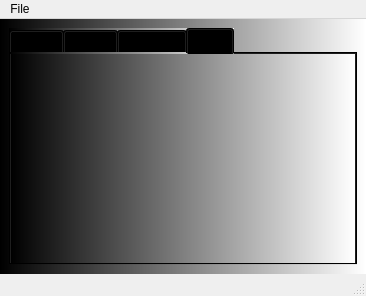
<?xml version="1.0" encoding="UTF-8"?>
<ui version="4.0">
 <class>MainWindow</class>
 <widget class="QMainWindow" name="MainWindow">
  <property name="geometry">
   <rect>
    <x>0</x>
    <y>0</y>
    <width>366</width>
    <height>296</height>
   </rect>
  </property>
  <property name="windowTitle">
   <string>MainWindow</string>
  </property>
  <widget class="QWidget" name="centralwidget">
   <property name="styleSheet">
    <string notr="true">background-color: qlineargradient(spread:pad, x1:0, y1:0, x2:1, y2:0, stop:0 rgba(0, 0, 0, 255), stop:1 rgba(255, 255, 255, 255));</string>
   </property>
   <layout class="QVBoxLayout" name="verticalLayout">
    <item>
     <widget class="QTabWidget" name="tabWidget">
      <property name="styleSheet">
       <string notr="true">background-color: qlineargradient(spread:pad, x1:0, y1:0, x2:1, y2:0, stop:0 rgba(0, 0, 0, 255), stop:1 rgba(255, 255, 255, 255));</string>
      </property>
      <property name="currentIndex">
       <number>3</number>
      </property>
      <widget class="QWidget" name="tab">
       <property name="styleSheet">
        <string notr="true">QWidget{
background-color: rgb(0, 0, 255);
}

QPushButton{
background-color: rgb(255, 255, 255);
}

QPushButton#pushButton_set_label{
background-color: rgb(255, 0, 255);
}
</string>
       </property>
       <attribute name="title">
        <string>Tab 1</string>
       </attribute>
       <widget class="QWidget" name="verticalLayoutWidget">
        <property name="geometry">
         <rect>
          <x>0</x>
          <y>0</y>
          <width>341</width>
          <height>201</height>
         </rect>
        </property>
        <layout class="QVBoxLayout" name="verticalLayout_2">
         <item>
          <widget class="QLabel" name="label">
           <property name="font">
            <font>
             <pointsize>18</pointsize>
            </font>
           </property>
           <property name="text">
            <string>TextLabel</string>
           </property>
           <property name="alignment">
            <set>Qt::AlignCenter</set>
           </property>
          </widget>
         </item>
         <item>
          <layout class="QHBoxLayout" name="horizontalLayout">
           <item>
            <widget class="QPushButton" name="pushButton_clear">
             <property name="text">
              <string>Clear label</string>
             </property>
            </widget>
           </item>
           <item>
            <widget class="QPushButton" name="pushButton_set_label">
             <property name="text">
              <string>Set label</string>
             </property>
            </widget>
           </item>
          </layout>
         </item>
        </layout>
       </widget>
      </widget>
      <widget class="QWidget" name="tab_2">
       <property name="autoFillBackground">
        <bool>false</bool>
       </property>
       <attribute name="title">
        <string>Tab 2</string>
       </attribute>
       <widget class="QPushButton" name="pushButton_convert">
        <property name="geometry">
         <rect>
          <x>260</x>
          <y>180</y>
          <width>75</width>
          <height>23</height>
         </rect>
        </property>
        <property name="styleSheet">
         <string notr="true">background-color: rgb(0, 170, 255);</string>
        </property>
        <property name="text">
         <string>Convert</string>
        </property>
       </widget>
       <widget class="QGroupBox" name="groupBox">
        <property name="geometry">
         <rect>
          <x>10</x>
          <y>69</y>
          <width>321</width>
          <height>101</height>
         </rect>
        </property>
        <property name="styleSheet">
         <string notr="true">background-color: rgb(255, 255, 255);</string>
        </property>
        <property name="title">
         <string>UI and PY conversions</string>
        </property>
        <widget class="QWidget" name="horizontalLayoutWidget">
         <property name="geometry">
          <rect>
           <x>0</x>
           <y>50</y>
           <width>321</width>
           <height>51</height>
          </rect>
         </property>
         <layout class="QHBoxLayout" name="horizontalLayout_2">
          <item>
           <widget class="QLabel" name="label_convert">
            <property name="text">
             <string>&lt;click radio button&gt;</string>
            </property>
           </widget>
          </item>
          <item>
           <widget class="QLineEdit" name="lineEdit"/>
          </item>
          <item>
           <widget class="QToolButton" name="toolButton">
            <property name="text">
             <string>...</string>
            </property>
           </widget>
          </item>
         </layout>
        </widget>
        <widget class="QRadioButton" name="radioButton_ui">
         <property name="geometry">
          <rect>
           <x>10</x>
           <y>20</y>
           <width>82</width>
           <height>17</height>
          </rect>
         </property>
         <property name="text">
          <string>UI to PY</string>
         </property>
        </widget>
        <widget class="QRadioButton" name="radioButton_exe">
         <property name="geometry">
          <rect>
           <x>120</x>
           <y>20</y>
           <width>82</width>
           <height>17</height>
          </rect>
         </property>
         <property name="text">
          <string>PY to EXE</string>
         </property>
        </widget>
       </widget>
      </widget>
      <widget class="QWidget" name="tab_3_network">
       <property name="styleSheet">
        <string notr="true"/>
       </property>
       <attribute name="title">
        <string>Network</string>
       </attribute>
       <widget class="QGroupBox" name="groupBox_2_client1">
        <property name="geometry">
         <rect>
          <x>10</x>
          <y>10</y>
          <width>121</width>
          <height>191</height>
         </rect>
        </property>
        <property name="styleSheet">
         <string notr="true">background-color: rgb(255, 255, 255);</string>
        </property>
        <property name="title">
         <string>TCP Client</string>
        </property>
        <widget class="QWidget" name="verticalLayoutWidget_2">
         <property name="geometry">
          <rect>
           <x>10</x>
           <y>19</y>
           <width>101</width>
           <height>161</height>
          </rect>
         </property>
         <layout class="QVBoxLayout" name="verticalLayout_4">
          <item>
           <widget class="QTextEdit" name="textEdit_client1"/>
          </item>
          <item>
           <widget class="QLineEdit" name="lineEdit_client1"/>
          </item>
          <item>
           <widget class="QPushButton" name="pushButton_client1_send">
            <property name="styleSheet">
             <string notr="true">background-color: rgb(255, 0, 0);
color: rgb(255, 255, 255);
</string>
            </property>
            <property name="text">
             <string>Connect to Server</string>
            </property>
           </widget>
          </item>
         </layout>
        </widget>
       </widget>
       <widget class="QGroupBox" name="groupBox_3_client2">
        <property name="geometry">
         <rect>
          <x>140</x>
          <y>10</y>
          <width>121</width>
          <height>191</height>
         </rect>
        </property>
        <property name="styleSheet">
         <string notr="true">background-color: rgb(255, 255, 255);</string>
        </property>
        <property name="title">
         <string>TCP Client</string>
        </property>
        <widget class="QWidget" name="verticalLayoutWidget_3">
         <property name="geometry">
          <rect>
           <x>10</x>
           <y>19</y>
           <width>101</width>
           <height>161</height>
          </rect>
         </property>
         <layout class="QVBoxLayout" name="verticalLayout_5">
          <item>
           <widget class="QTextEdit" name="textEdit_client2"/>
          </item>
          <item>
           <widget class="QLineEdit" name="lineEdit_client2"/>
          </item>
          <item>
           <widget class="QPushButton" name="pushButton_client2_send">
            <property name="styleSheet">
             <string notr="true">background-color: rgb(0, 0, 255);
color: rgb(255, 255, 255);</string>
            </property>
            <property name="text">
             <string>Connect to Server</string>
            </property>
           </widget>
          </item>
         </layout>
        </widget>
       </widget>
       <widget class="QGroupBox" name="groupBox_4_server">
        <property name="geometry">
         <rect>
          <x>270</x>
          <y>100</y>
          <width>61</width>
          <height>101</height>
         </rect>
        </property>
        <property name="styleSheet">
         <string notr="true">background-color: qlineargradient(spread:pad, x1:0, y1:0, x2:1, y2:0, stop:0 rgba(255, 178, 102, 255), stop:0.55 rgba(235, 148, 61, 255), stop:0.98 rgba(0, 0, 0, 255), stop:1 rgba(0, 0, 0, 0));</string>
        </property>
        <property name="title">
         <string>Server</string>
        </property>
        <widget class="QLabel" name="label_2">
         <property name="geometry">
          <rect>
           <x>10</x>
           <y>20</y>
           <width>47</width>
           <height>13</height>
          </rect>
         </property>
         <property name="text">
          <string>Port:</string>
         </property>
        </widget>
        <widget class="QLineEdit" name="lineEdit_4_port_number">
         <property name="geometry">
          <rect>
           <x>10</x>
           <y>40</y>
           <width>41</width>
           <height>20</height>
          </rect>
         </property>
         <property name="styleSheet">
          <string notr="true">background-color: rgb(255, 255, 255);</string>
         </property>
         <property name="text">
          <string>12345</string>
         </property>
        </widget>
        <widget class="QPushButton" name="pushButton_3_start">
         <property name="geometry">
          <rect>
           <x>10</x>
           <y>70</y>
           <width>41</width>
           <height>23</height>
          </rect>
         </property>
         <property name="styleSheet">
          <string notr="true">background-color: rgb(0, 0, 0);
color: rgb(255, 255, 255);
</string>
         </property>
         <property name="text">
          <string>Start</string>
         </property>
        </widget>
       </widget>
      </widget>
      <widget class="QWidget" name="tab_4_SQL">
       <attribute name="title">
        <string>SQL</string>
       </attribute>
      </widget>
     </widget>
    </item>
   </layout>
  </widget>
  <widget class="QMenuBar" name="menubar">
   <property name="geometry">
    <rect>
     <x>0</x>
     <y>0</y>
     <width>366</width>
     <height>21</height>
    </rect>
   </property>
   <widget class="QMenu" name="menuFile">
    <property name="title">
     <string>File</string>
    </property>
    <addaction name="actionNew"/>
    <addaction name="separator"/>
    <addaction name="actionExit"/>
   </widget>
   <addaction name="menuFile"/>
  </widget>
  <widget class="QStatusBar" name="statusbar">
   <property name="statusTip">
    <string>Statusbar</string>
   </property>
  </widget>
  <action name="actionNew">
   <property name="icon">
    <iconset>
     <normaloff>../icons/new_icon.png</normaloff>../icons/new_icon.png</iconset>
   </property>
   <property name="text">
    <string>New</string>
   </property>
   <property name="statusTip">
    <string>New File</string>
   </property>
  </action>
  <action name="actionExit">
   <property name="icon">
    <iconset>
     <normaloff>../icons/exit_icon.png</normaloff>../icons/exit_icon.png</iconset>
   </property>
   <property name="text">
    <string>Exit</string>
   </property>
  </action>
 </widget>
 <resources/>
 <connections/>
 <slots>
  <slot>slot1()</slot>
 </slots>
</ui>
